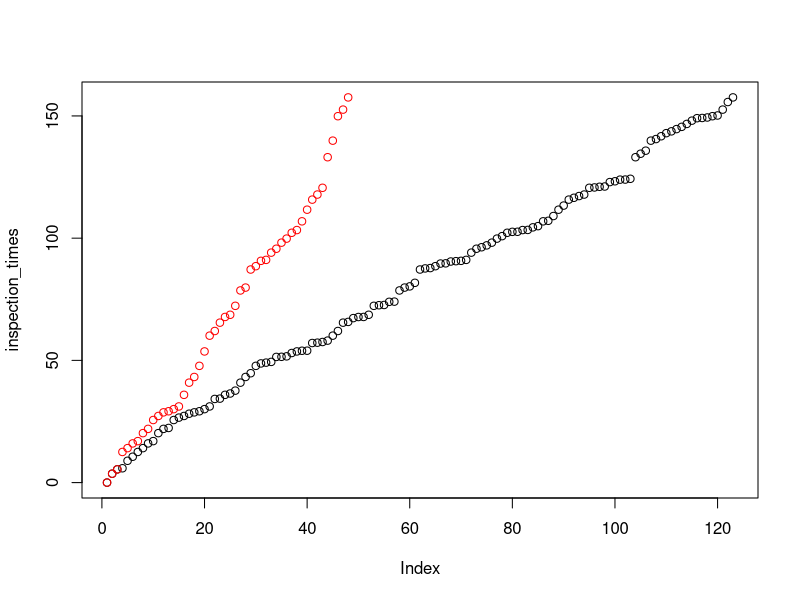

Here is the R script that generated this plot:
v = .7
lambda <- 0.5
T_0 <- 100

# #https://stats.stackexchange.com/questions/148997/poisson-process-in-r-from-exponential-distribution
# ## find the number 'n' of exponential r.vs required by imposing that
# ## Pr{N(t) <= n} <= 1 - eps for a small 'eps'

# TASK 2

n <- qpois(1 - 1e-8, lambda = v * T_0) # nie wiem czemu jest 1 - 1e-8
X <- rexp(n = n, rate = v)
inspection_times <- c(0, cumsum(X))

lightbulb = 1
failureTimes = c(0)
lightbulbTime <- rexp(1, rate = lambda)
lightbulbLifetimes <- c()
for(i in 1:(length(inspection_times) - 1)){
  if( inspection_times[i + 1] - failureTimes[lightbulb] > lightbulbTime){
    failureTimes = append(failureTimes, inspection_times[i + 1])
    lightbulb = lightbulb + 1
    lightbulbLifetimes = append(lightbulbLifetimes, lightbulbTime)
    lightbulbTime <- rexp(1, rate = lambda)
  }
}

plot(inspection_times)
points(failureTimes, col = 'red')

#TASK 3

momentsOfFailure <- lightbulbLifetimes + failureTimes[1:length(failureTimes)-1]
percentageOfTimeWithoutLight <- sum(failureTimes[2:length(failureTimes)] - momentsOfFailure) / tail(failureTimes, n=1)

N = 100
avgNoOfReplacements = 0
for(j in 1:N){
    n <- qpois(1 - 1e-8, lambda = v * T_0) # nie wiem czemu jest 1 - 1e-8
    X <- rexp(n = n, rate = v)
    inspection_times <- c(0, cumsum(X))

    lightbulb = 1
    failureTimes = c(0)
    lightbulbTime <- rexp(1, rate = lambda)
    lightbulbLifetimes <- c()
    for(i in 1:(length(inspection_times) - 1)){
        if( inspection_times[i + 1] - failureTimes[lightbulb] > lightbulbTime){
            failureTimes = append(failureTimes, inspection_times[i + 1])
            lightbulb = lightbulb + 1
            lightbulbLifetimes = append(lightbulbLifetimes, lightbulbTime)
            lightbulbTime <- rexp(1, rate = lambda)
        }
    }
    avgNoOfReplacements = avgNoOfReplacements + lightbulb
}

avgNoOfReplacements = avgNoOfReplacements / N
